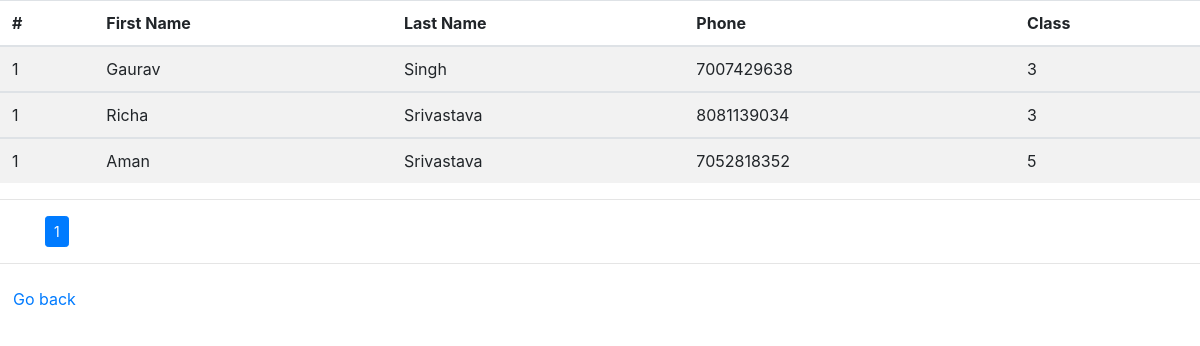
The app's page /admin/Registered_students.php (signed in) with its own data.
### tables this page shows
CREATE TABLE `student` (
  `id` int(11) NOT NULL,
  `first_name` varchar(255) NOT NULL,
  `last_name` varchar(255) NOT NULL,
  `email` varchar(255) NOT NULL,
  `class` int(11) NOT NULL,
  `password` varchar(255) NOT NULL
);

### admin/Registered_students.php (the view, shortened to what this page needs)
<?php
    include('../db.php');
    include('../bootstrap.php');
    $record = mysqli_num_rows(mysqli_query($con,"select * from student"));
    $per_page = 10;
    $start = 0;
    $query = "select * from student limit $start,$per_page";
    $res = mysqli_query($con,$query);
    $page = ceil($record/$per_page);
?>
<table class="table table-striped">
        <thead>
            <tr>
                <th>#</th>
                <th>First Name</th>
                <th>Last Name</th>
                <th>Phone</th>
                <th>Class</th>
            </tr>
        </thead>
        <?php
            while($arr = mysqli_fetch_assoc($res)){
        ?>
        <tbody>
            <tr>
                <td>1</td>
                <td><?php echo $arr['first_name']; ?></td>
                <td><?php echo $arr['last_name']; ?></td>
                <td><?php echo $arr['email']; ?></td>
                <td><?php echo $arr['class']; ?></td>
            </tr>
        </tbody>
        <?php
            }
        ?>
    </table>
<hr>
<div class="container">
  <ul class="pagination pagination-sm">
      <?php for($i = 1;$i<= $page;$i++){ ?>
    <li class="page-item active"><a href="Registered_students.php?start=<?php echo $i;?>"><span class="page-link"><?php echo $i; ?></span></li></a>
    <?php }?>
  </ul>
</div>
<hr>
<a href="index.php" class="btn btn-link">Go back</a>

### records on screen
student: first_name "Gaurav", last_name "Singh", email "7007429638", class "3"
student: first_name "Richa", last_name "Srivastava", email "8081139034", class "3"
student: first_name "Aman", last_name "Srivastava", email "7052818352", class "5"
